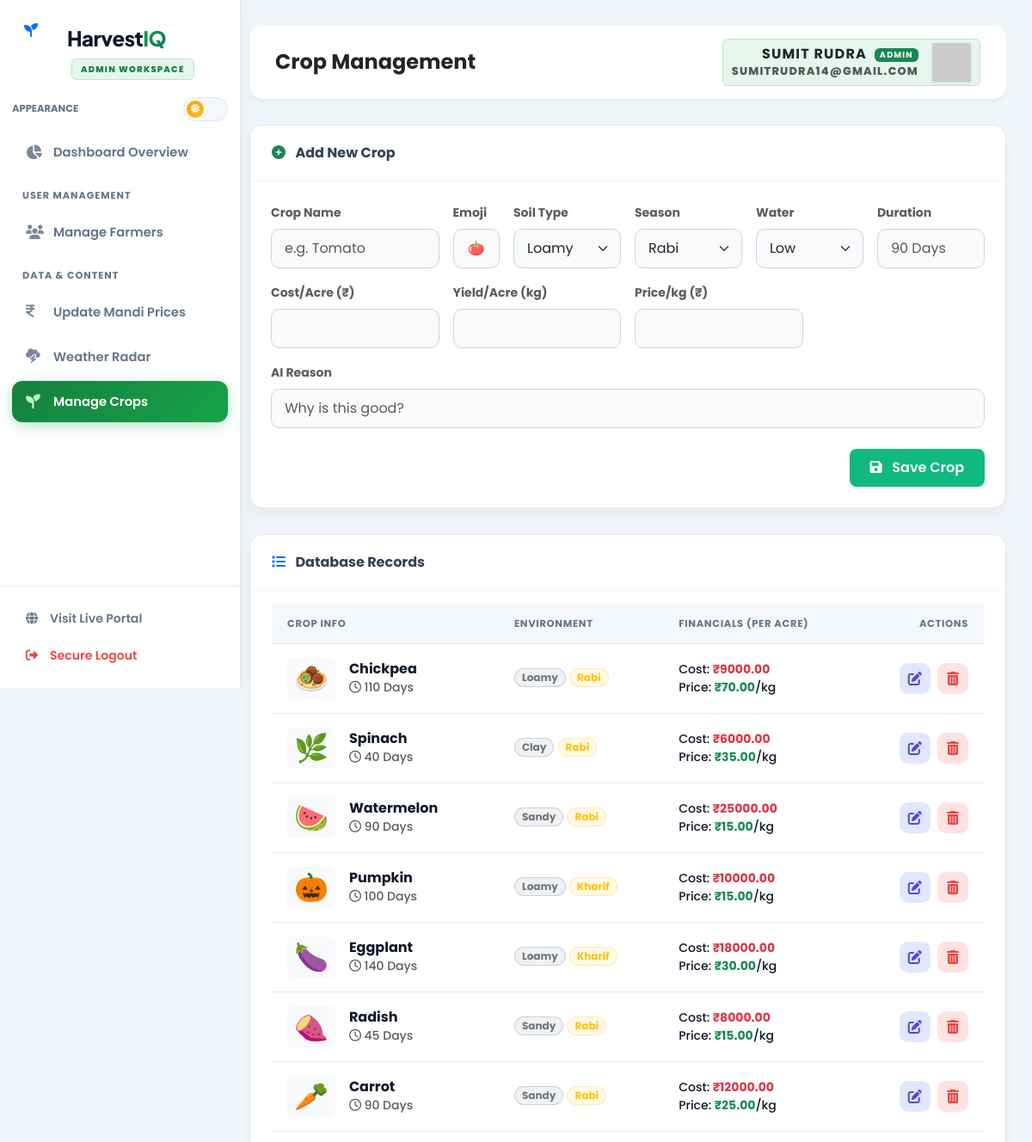
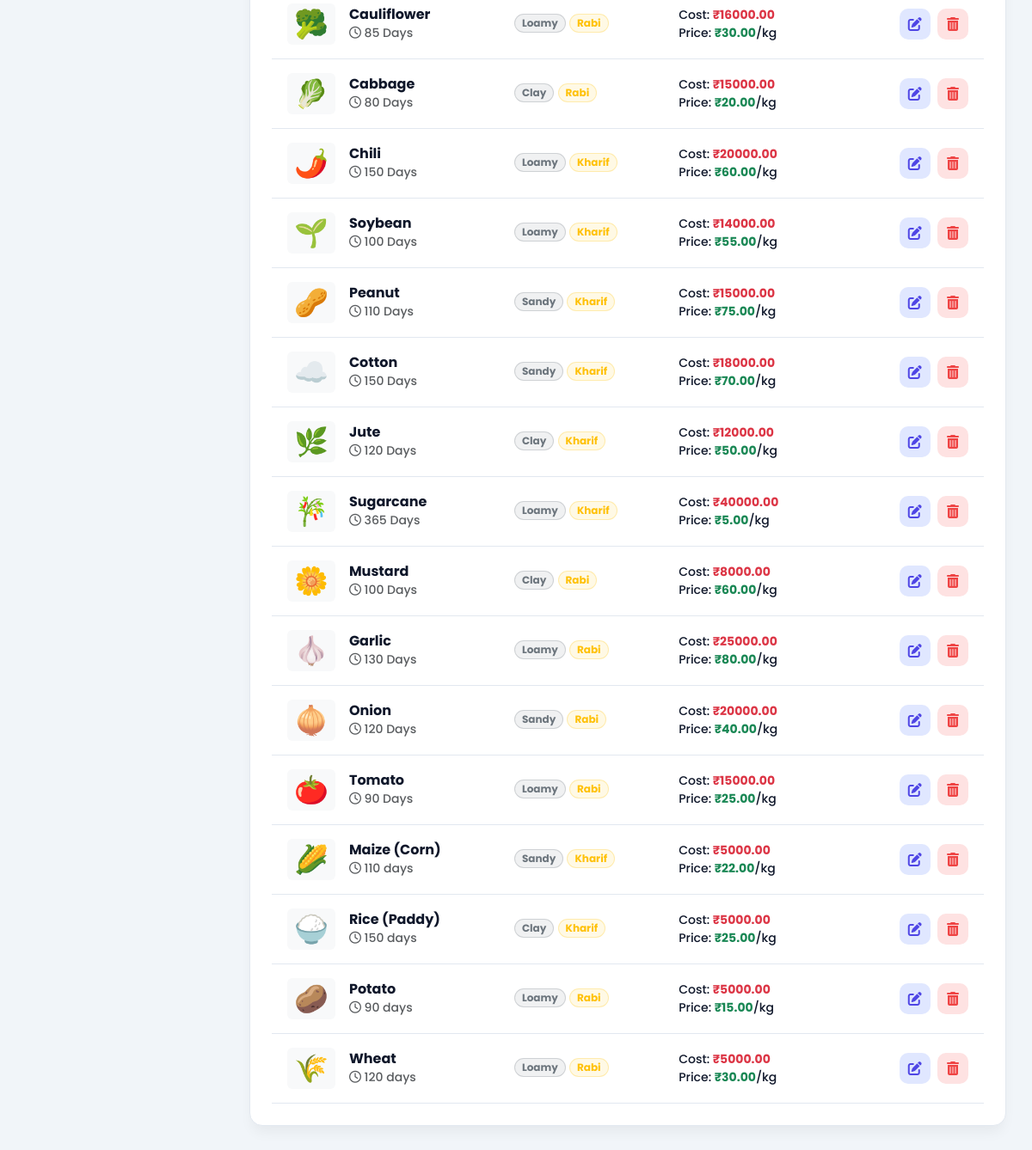
Page /admin/manage_crops.php on the committed database (2 pictures, top to bottom).
### tables this page shows
CREATE TABLE `users` (
  `id` int(11) NOT NULL,
  `full_name` varchar(100) NOT NULL,
  `email` varchar(100) NOT NULL,
  `password` varchar(255) NOT NULL,
  `role` enum('farmer','admin') DEFAULT 'farmer',
  `is_verified` tinyint(1) DEFAULT 0,
  `created_at` timestamp NOT NULL DEFAULT current_timestamp()
);

CREATE TABLE `crop_knowledge` (
  `id` int(11) NOT NULL,
  `name` varchar(100) NOT NULL,
  `icon` varchar(10) DEFAULT NULL,
  `soil_type` enum('Loamy','Clay','Sandy') NOT NULL,
  `season` enum('Rabi','Kharif') NOT NULL,
  `water_req` enum('Low','Medium','High') DEFAULT 'Medium',
  `duration` varchar(50) DEFAULT NULL,
  `yield_per_acre` int(11) NOT NULL,
  `cost_per_acre` decimal(10,2) DEFAULT 5000.00,
  `price_per_kg` decimal(10,2) NOT NULL,
  `reason` text DEFAULT NULL
);

### admin/manage_crops.php (the view, shortened to what this page needs)
<?php
require_once '../db.php';
$admin_query = $conn->query("SELECT full_name, email FROM users WHERE role = 'admin' LIMIT 1");
if ($admin_query && $admin_query->num_rows > 0) {
  $admin_info = $admin_query->fetch_assoc();
  $admin_name = $admin_info['full_name'];
  $admin_email = $admin_info['email'];
} else {
  $admin_name = "System Admin";
  $admin_email = "admin@harvestiq.com";
}
$crops_result = $conn->query("SELECT * FROM crop_knowledge ORDER BY id DESC");
?>
<!DOCTYPE html>
<html lang="en">
<head>
  <link href="https://cdn.jsdelivr.net/npm/bootstrap@5.3.0/dist/css/bootstrap.min.css" rel="stylesheet">
  <link href="https://cdnjs.cloudflare.com/ajax/libs/font-awesome/6.0.0/css/all.min.css" rel="stylesheet">
</head>
<body>
<?php include "admin_sidebar.php" ?>
  <div class="main-content">
    <div class="top-navbar">
      <h4 class="mb-0 fw-bold text-dark">Crop Management</h4>
      <div class="user-profile d-flex align-items-center admin-badge">
        <div class="text-end me-3">
          <h6 class="mb-0 fw-bold text-dark">
            <?php echo htmlspecialchars($admin_name); ?>
            <span class="badge bg-success ms-1" style="font-size: 0.6rem; vertical-align: middle;">Admin</span>
          </h6>
          <small class="text-muted" style="font-size: 0.8rem;"><?php echo htmlspecialchars($admin_email); ?></small>
        </div>
        <img src="https://ui-avatars.com/api/?name=<?php echo urlencode($admin_name); ?>&background=10b981&color=fff&bold=true&rounded=true" width="45" height="45" alt="Admin" class="shadow-sm">
      </div>
    </div>
    <div class="card">
      <div class="card-header d-flex justify-content-between align-items-center">
        <span><i class="fas fa-plus-circle text-success me-2"></i> Add New Crop</span>
      </div>
      <div class="card-body p-4">
        <form method="POST">
          <div class="row g-3">
            <div class="col-md-3">
              <label class="form-label small fw-bold text-muted">Crop Name</label>
              <input type="text" class="form-control" name="name" placeholder="e.g. Tomato" required>
            </div>
            <div class="col-md-1">
              <label class="form-label small fw-bold text-muted">Emoji</label>
              <input type="text" class="form-control text-center" name="icon" placeholder="🍅" required>
            </div>
            <div class="col-md-2">
              <label class="form-label small fw-bold text-muted">Soil Type</label>
              <select class="form-select" name="soil_type" required>
                <option value="Loamy">Loamy</option>
              </select>
            </div>
            <div class="col-md-2">
              <label class="form-label small fw-bold text-muted">Season</label>
              <select class="form-select" name="season" required>
                <option value="Rabi">Rabi</option>
              </select>
            </div>
            <div class="col-md-2">
              <label class="form-label small fw-bold text-muted">Water</label>
              <select class="form-select" name="water_req" required>
                <option value="Low">Low</option>
              </select>
            </div>
            <div class="col-md-2">
              <label class="form-label small fw-bold text-muted">Duration</label>
              <input type="text" class="form-control" name="duration" placeholder="90 Days" required>
            </div>
            <div class="col-md-3">
              <label class="form-label small fw-bold text-muted">Cost/Acre (₹)</label>
              <input type="number" class="form-control" name="cost_per_acre" required>
            </div>
            <div class="col-md-3">
              <label class="form-label small fw-bold text-muted">Yield/Acre (kg)</label>
              <input type="number" class="form-control" name="yield_per_acre" required>
            </div>
            <div class="col-md-3">
              <label class="form-label small fw-bold text-muted">Price/kg (₹)</label>
              <input type="number" step="0.01" class="form-control" name="price_per_kg" required>
            </div>
            <div class="col-md-12">
              <label class="form-label small fw-bold text-muted">AI Reason</label>
              <input type="text" class="form-control" name="reason" placeholder="Why is this good?" required>
            </div>
          </div>
          <div class="mt-4 text-end">
            <button type="submit" name="add_crop" class="btn btn-success-custom px-4"><i class="fas fa-save me-2"></i> Save Crop</button>
          </div>
        </form>
      </div>
    </div>
    <div class="card">
      <div class="card-header">
        <i class="fas fa-list text-primary me-2"></i> Database Records
      </div>
      <div class="card-body p-0 mt-3">
        <div class="table-responsive">
          <table class="table table-hover">
            <thead>
              <tr>
                <th>Crop Info</th>
                <th>Environment</th>
                <th>Financials (Per Acre)</th>
                <th class="text-end">Actions</th>
              </tr>
            </thead>
            <tbody>
              <?php while ($row = $crops_result->fetch_assoc()): ?>
                <tr>
                  <td>
                    <div class="d-flex align-items-center">
                      <div class="fs-2 me-3 bg-light rounded px-2"><?php echo $row['icon']; ?></div>
                      <div>
                        <h6 class="mb-0 fw-bold"><?php echo htmlspecialchars($row['name']); ?></h6>
                        <small class="text-muted"><i class="far fa-clock"></i> <?php echo $row['duration']; ?></small>
                      </div>
                    </div>
                  </td>
                  <td>
                    <span class="badge bg-secondary bg-opacity-10 text-secondary border border-secondary border-opacity-25 rounded-pill px-2 py-1 mb-1"><?php echo $row['soil_type']; ?></span>
                    <span class="badge bg-warning bg-opacity-10 text-warning border border-warning border-opacity-25 rounded-pill px-2 py-1"><?php echo $row['season']; ?></span>
                  </td>
                  <td>
                    <small class="d-block">Cost: <strong class="text-danger">₹<?php echo $row['cost_per_acre']; ?></strong></small>
                    <small class="d-block">Price: <strong class="text-success">₹<?php echo $row['price_per_kg']; ?></strong>/kg</small>
                  </td>
                  <td class="text-end">
                    <a href="#" class="action-btn btn-edit me-1" data-bs-toggle="modal" data-bs-target="#editModal<?php echo $row['id']; ?>" title="Edit">
                      <i class="fas fa-edit"></i>
                    </a>
                    <a href="?delete_id=<?php echo $row['id']; ?>" class="action-btn btn-delete" onclick="return confirm('Are you sure you want to delete this crop?');" title="Delete">
                      <i class="fas fa-trash-alt"></i>
                    </a>
                  </td>
                </tr>
              <?php endwhile; ?>
            </tbody>
          </table>
        </div>
      </div>
    </div>
  </div>
</body>
</html>

### admin/admin_sidebar.php (shortened to what this page needs)
<?php
$current_page = basename($_SERVER['PHP_SELF']);
?>
<link rel="stylesheet" href="https://cdnjs.cloudflare.com/ajax/libs/font-awesome/6.5.1/css/all.min.css">
<link rel="stylesheet" href="admin.css?v=1.0">
<aside class="admin-sidebar" id="adminSidebar">
   <a href="admin_dashboard.php" class="sz-admin-brand" style="text-decoration: none; display: flex; flex-direction: column; align-items: flex-start; gap: 4px;">
    <div class="admin-brand-main" style="display: flex; align-items: center; gap: 10px;">
        <div class="admin-icon-box">
            <i class="fa-solid fa-seedling admin-brand-icon"></i>
        </div>
        <div class="admin-brand-text" style="white-space: nowrap;">Harvest<span>IQ</span></div>
    </div>
    <span class="admin-badge" style="margin-left: 55px;">Admin Workspace</span>
</a>
    <div class="admin-sidebar-tools">
        <small>Appearance</small>
        <button type="button" class="hiq-theme-toggle" data-hiq-theme-toggle aria-label="Switch theme">
            <span class="hiq-theme-toggle-thumb">
                <i class="fa-solid fa-sun icon-sun"></i>
            </span>
        </button>
    </div>
    <nav class="sidebar-menu">
        <a href="admin_dashboard.php" class="<?php echo ($current_page == 'admin_dashboard.php') ? 'active' : ''; ?>">
            <i class="fa-solid fa-chart-pie"></i> Dashboard Overview
        </a>
        <span class="sidebar-section-label">User Management</span>
        <a href="manage_users.php" class="<?php echo ($current_page == 'manage_users.php' || $current_page == 'add_user.php') ? 'active' : ''; ?>">
            <i class="fa-solid fa-users"></i> Manage Farmers
        </a>
        <span class="sidebar-section-label">Data & Content</span>
        <a href="manage_prices.php" class="<?php echo ($current_page == 'manage_prices.php') ? 'active' : ''; ?>">
            <i class="fa-solid fa-indian-rupee-sign"></i> Update Mandi Prices
        </a>
        <a href="admin_weather.php" class="<?php echo ($current_page == 'admin_weather.php') ? 'active' : ''; ?>">
      <i class="fa-solid fa-cloud-bolt"></i> Weather Radar
    </a>
        <a href="manage_crops.php" class="<?php echo ($current_page == 'manage_crops.php') ? 'active' : ''; ?>">
            <i class="fa-solid fa-seedling"></i> Manage Crops
        </a>
    </nav>
    <div class="sidebar-footer">
        <a href="../index.php" target="_blank"><i class="fa-solid fa-globe"></i> Visit Live Portal</a>
        <a href="../logout.php" class="logout-link"><i class="fa-solid fa-right-from-bracket"></i> Secure Logout</a>
    </div>
</aside>

### admin/manage_crops.php (style rules this page uses)
body { font-family: 'Poppins', sans-serif; background-color: #f1f5f9; overflow-x: hidden; }
.main-content { margin-left: 260px; padding: 30px; transition: 0.3s; }
.top-navbar { background: white; padding: 15px 30px; border-radius: 15px; box-shadow: 0 4px 6px -1px rgba(0, 0, 0, 0.05); margin-bottom: 30px; display: flex; justify-content: space-between; align-items: center; }
.admin-badge { background: #f8fafc; padding: 8px 15px; border-radius: 50px; border: 1px solid #e2e8f0; transition: 0.3s; }
.card { border: none; border-radius: 15px; box-shadow: 0 10px 15px -3px rgba(0, 0, 0, 0.05); border: 1px solid #e2e8f0; margin-bottom: 30px; }
.card-header { background: white; border-bottom: 1px solid #f1f5f9; padding: 20px 25px; border-radius: 15px 15px 0 0 !important; font-weight: 700; color: #334155; }
.form-control, .form-select { border-radius: 10px; padding: 10px 15px; border: 1px solid #cbd5e1; background-color: #f8fafc; }
.btn-success-custom { background: #10b981; color: white; border: none; border-radius: 8px; padding: 10px 20px; font-weight: 600; }
.table-responsive { padding: 0 25px 25px 25px; }
.table th { border-top: none; color: #64748b; font-weight: 600; text-transform: uppercase; font-size: 0.85rem; padding-bottom: 15px; }
.table td { vertical-align: middle; padding: 15px 10px; color: #334155; border-bottom: 1px solid #f1f5f9; }
.action-btn { width: 35px; height: 35px; display: inline-flex; align-items: center; justify-content: center; border-radius: 8px; transition: 0.2s; text-decoration: none; }
.btn-edit { background: #eff6ff; color: #3b82f6; }
.btn-delete { background: #fef2f2; color: #ef4444; }

### rows in the picture
users: full_name "SUMIT RUDRA", email "SUMITRUDRA14@GMAIL.COM"
crop_knowledge: icon "🧆", name "Chickpea", duration "110 Days", soil_type "Loamy", season "Rabi", cost_per_acre "9000.00", price_per_kg "70.00"
crop_knowledge: icon "🌿", name "Spinach", duration "40 Days", soil_type "Clay", season "Rabi", cost_per_acre "6000.00", price_per_kg "35.00"
crop_knowledge: icon "🍉", name "Watermelon", duration "90 Days", soil_type "Sandy", season "Rabi", cost_per_acre "25000.00", price_per_kg "15.00"
crop_knowledge: icon "🎃", name "Pumpkin", duration "100 Days", soil_type "Loamy", season "Kharif", cost_per_acre "10000.00", price_per_kg "15.00"
crop_knowledge: icon "🍆", name "Eggplant", duration "140 Days", soil_type "Loamy", season "Kharif", cost_per_acre "18000.00", price_per_kg "30.00"
crop_knowledge: icon "🍠", name "Radish", duration "45 Days", soil_type "Sandy", season "Rabi", cost_per_acre "8000.00", price_per_kg "15.00"
crop_knowledge: icon "🥕", name "Carrot", duration "90 Days", soil_type "Sandy", season "Rabi", cost_per_acre "12000.00", price_per_kg "25.00"
crop_knowledge: icon "🥦", name "Cauliflower", duration "85 Days", soil_type "Loamy", season "Rabi", cost_per_acre "16000.00", price_per_kg "30.00"
crop_knowledge: icon "🥬", name "Cabbage", duration "80 Days", soil_type "Clay", season "Rabi", cost_per_acre "15000.00", price_per_kg "20.00"
crop_knowledge: icon "🌶️", name "Chili", duration "150 Days", soil_type "Loamy", season "Kharif", cost_per_acre "20000.00", price_per_kg "60.00"
crop_knowledge: icon "🌱", name "Soybean", duration "100 Days", soil_type "Loamy", season "Kharif", cost_per_acre "14000.00", price_per_kg "55.00"
crop_knowledge: icon "🥜", name "Peanut", duration "110 Days", soil_type "Sandy", season "Kharif", cost_per_acre "15000.00", price_per_kg "75.00"
crop_knowledge: icon "☁️", name "Cotton", duration "150 Days", soil_type "Sandy", season "Kharif", cost_per_acre "18000.00", price_per_kg "70.00"
crop_knowledge: icon "🌿", name "Jute", duration "120 Days", soil_type "Clay", season "Kharif", cost_per_acre "12000.00", price_per_kg "50.00"
crop_knowledge: icon "🎋", name "Sugarcane", duration "365 Days", soil_type "Loamy", season "Kharif", cost_per_acre "40000.00", price_per_kg "5.00"
crop_knowledge: icon "🌼", name "Mustard", duration "100 Days", soil_type "Clay", season "Rabi", cost_per_acre "8000.00", price_per_kg "60.00"
crop_knowledge: icon "🧄", name "Garlic", duration "130 Days", soil_type "Loamy", season "Rabi", cost_per_acre "25000.00", price_per_kg "80.00"
crop_knowledge: icon "🧅", name "Onion", duration "120 Days", soil_type "Sandy", season "Rabi", cost_per_acre "20000.00", price_per_kg "40.00"
crop_knowledge: icon "🍅", name "Tomato", duration "90 Days", soil_type "Loamy", season "Rabi", cost_per_acre "15000.00", price_per_kg "25.00"
crop_knowledge: icon "🌽", name "Maize (Corn)", duration "110 days", soil_type "Sandy", season "Kharif", cost_per_acre "5000.00", price_per_kg "22.00"
crop_knowledge: icon "🍚", name "Rice (Paddy)", duration "150 days", soil_type "Clay", season "Kharif", cost_per_acre "5000.00", price_per_kg "25.00"
crop_knowledge: icon "🥔", name "Potato", duration "90 days", soil_type "Loamy", season "Rabi", cost_per_acre "5000.00", price_per_kg "15.00"
crop_knowledge: icon "🌾", name "Wheat", duration "120 days", soil_type "Loamy", season "Rabi", cost_per_acre "5000.00", price_per_kg "30.00"
